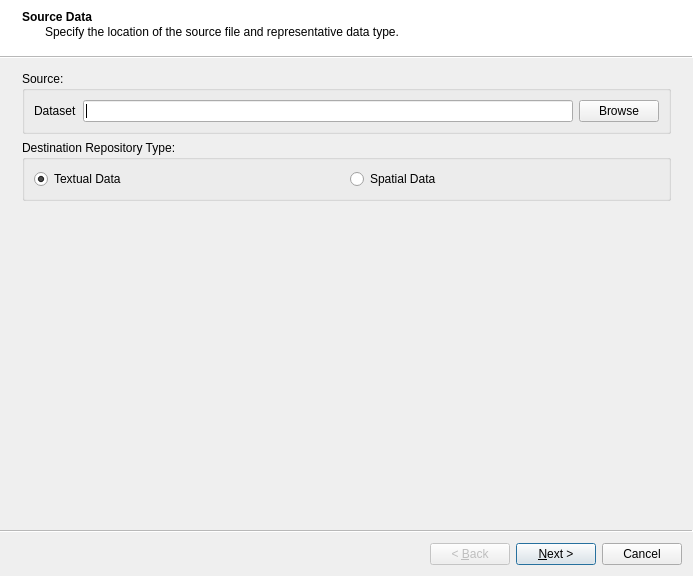
<?xml version="1.0" encoding="UTF-8"?>
<ui version="4.0">
    <class>frmImport</class>
    <widget class="QWizard" name="frmImport">
        <property name="geometry">
            <rect>
                <x>0</x>
                <y>0</y>
                <width>693</width>
                <height>576</height>
            </rect>
        </property>
        <property name="windowTitle">
            <string>Import to STDM</string>
        </property>
        <property name="wizardStyle">
            <enum>QWizard::ModernStyle</enum>
        </property>
        <property name="options">
            <set>QWizard::HelpButtonOnRight</set>
        </property>
        <widget class="QWizardPage" name="pgSource">
            <property name="title">
                <string>Source Data</string>
            </property>
            <property name="subTitle">
                <string>Specify the location of the source file and representative data type.</string>
            </property>
            <layout class="QVBoxLayout" name="verticalLayout">
                <item>
                    <widget class="QGroupBox" name="groupBox">
                        <property name="title">
                            <string>Source:</string>
                        </property>
                        <layout class="QHBoxLayout" name="horizontalLayout_2">
                            <item>
                                <widget class="QLabel" name="label">
                                    <property name="text">
                                        <string>Dataset</string>
                                    </property>
                                </widget>
                            </item>
                            <item>
                                <widget class="QLineEdit" name="txtDataSource">
                                    <property name="maxLength">
                                        <number>200</number>
                                    </property>
                                </widget>
                            </item>
                            <item>
                                <widget class="QPushButton" name="btnBrowseSource">
                                    <property name="text">
                                        <string>Browse</string>
                                    </property>
                                </widget>
                            </item>
                        </layout>
                    </widget>
                </item>
                <item>
                    <widget class="QGroupBox" name="groupBox_2">
                        <property name="title">
                            <string>Destination Repository Type:</string>
                        </property>
                        <layout class="QHBoxLayout" name="horizontalLayout">
                            <item>
                                <widget class="QRadioButton" name="rbTextType">
                                    <property name="text">
                                        <string>Textual Data</string>
                                    </property>
                                    <property name="checked">
                                        <bool>true</bool>
                                    </property>
                                </widget>
                            </item>
                            <item>
                                <widget class="QRadioButton" name="rbSpType">
                                    <property name="text">
                                        <string>Spatial Data</string>
                                    </property>
                                </widget>
                            </item>
                        </layout>
                    </widget>
                </item>
            </layout>
        </widget>
        <widget class="QWizardPage" name="destTable">
            <property name="title">
                <string>Copy Table</string>
            </property>
            <property name="subTitle">
                <string>Destination table and import options.</string>
            </property>
            <layout class="QGridLayout" name="gridLayout_2">
                <item row="0" column="0">
                    <widget class="QGroupBox" name="groupBox_3">
                        <property name="title">
                            <string>Select Destination Table:</string>
                        </property>
                        <layout class="QGridLayout" name="gridLayout">
                            <item row="0" column="0">
                                <widget class="QListWidget" name="lstDestTables"/>
                            </item>
                        </layout>
                    </widget>
                </item>
                <item row="0" column="1">
                    <widget class="QGroupBox" name="groupBox_4">
                        <property name="title">
                            <string>Options:</string>
                        </property>
                        <layout class="QGridLayout" name="gridLayout_5">
                            <item row="4" column="1">
                                <widget class="QComboBox" name="geomClm">
                                    <property name="enabled">
                                        <bool>false</bool>
                                    </property>
                                    <property name="minimumSize">
                                        <size>
                                            <width>100</width>
                                            <height>0</height>
                                        </size>
                                    </property>
                                    <property name="maximumSize">
                                        <size>
                                            <width>100</width>
                                            <height>16777215</height>
                                        </size>
                                    </property>
                                </widget>
                            </item>
                            <item row="4" column="0">
                                <widget class="QLabel" name="label_2">
                                    <property name="maximumSize">
                                        <size>
                                            <width>16777215</width>
                                            <height>20</height>
                                        </size>
                                    </property>
                                    <property name="text">
                                        <string>Geometry Column:</string>
                                    </property>
                                </widget>
                            </item>
                            <item row="1" column="0">
                                <widget class="QRadioButton" name="rbAppend">
                                    <property name="text">
                                        <string>A&amp;ppend Data</string>
                                    </property>
                                    <property name="checked">
                                        <bool>true</bool>
                                    </property>
                                </widget>
                            </item>
                            <item row="2" column="0" colspan="2">
                                <widget class="QRadioButton" name="rbOverwrite">
                                    <property name="text">
                                        <string>&amp;Overwrite Existing</string>
                                    </property>
                                </widget>
                            </item>
                        </layout>
                    </widget>
                </item>
            </layout>
        </widget>
        <widget class="QWizardPage" name="assignColumns">
            <property name="title">
                <string>Assign Columns</string>
            </property>
            <property name="subTitle">
                <string>Match source and destination table columns.</string>
            </property>
            <layout class="QGridLayout" name="gridLayout_3">
                <item row="0" column="0">
                    <widget class="QGroupBox" name="groupBox_5">
                        <property name="title">
                            <string>Source Table:</string>
                        </property>
                        <layout class="QHBoxLayout" name="horizontalLayout_4">
                            <item>
                                <layout class="QVBoxLayout" name="verticalLayout_2">
                                    <item>
                                        <widget class="QPushButton" name="btnSrcUp">
                                            <property name="minimumSize">
                                                <size>
                                                    <width>0</width>
                                                    <height>0</height>
                                                </size>
                                            </property>
                                            <property name="maximumSize">
                                                <size>
                                                    <width>33</width>
                                                    <height>16777215</height>
                                                </size>
                                            </property>
                                            <property name="text">
                                                <string/>
                                            </property>
                                        </widget>
                                    </item>
                                    <item>
                                        <widget class="QPushButton" name="btnSrcDown">
                                            <property name="maximumSize">
                                                <size>
                                                    <width>33</width>
                                                    <height>16777215</height>
                                                </size>
                                            </property>
                                            <property name="text">
                                                <string/>
                                            </property>
                                        </widget>
                                    </item>
                                    <item>
                                        <spacer name="verticalSpacer">
                                            <property name="orientation">
                                                <enum>Qt::Vertical</enum>
                                            </property>
                                            <property name="sizeHint" stdset="0">
                                                <size>
                                                    <width>20</width>
                                                    <height>40</height>
                                                </size>
                                            </property>
                                        </spacer>
                                    </item>
                                </layout>
                            </item>
                            <item>
                                <layout class="QVBoxLayout" name="verticalLayout_3">
                                    <item>
                                        <widget class="QListWidget" name="lstSrcFields">
                                            <property name="minimumSize">
                                                <size>
                                                    <width>0</width>
                                                    <height>250</height>
                                                </size>
                                            </property>
                                            <property name="showDropIndicator" stdset="0">
                                                <bool>true</bool>
                                            </property>
                                            <property name="dragEnabled">
                                                <bool>true</bool>
                                            </property>
                                            <property name="dragDropOverwriteMode">
                                                <bool>true</bool>
                                            </property>
                                            <property name="dragDropMode">
                                                <enum>QAbstractItemView::DragDrop</enum>
                                            </property>
                                            <property name="defaultDropAction">
                                                <enum>Qt::MoveAction</enum>
                                            </property>
                                            <property name="alternatingRowColors">
                                                <bool>true</bool>
                                            </property>
                                            <property name="selectionMode">
                                                <enum>QAbstractItemView::SingleSelection</enum>
                                            </property>
                                            <property name="selectionBehavior">
                                                <enum>QAbstractItemView::SelectRows</enum>
                                            </property>
                                        </widget>
                                    </item>
                                    <item>
                                        <layout class="QHBoxLayout" name="horizontalLayout_3">
                                            <item>
                                                <widget class="QPushButton" name="btnSrcAll">
                                                    <property name="sizePolicy">
                                                        <sizepolicy hsizetype="Minimum" vsizetype="Fixed">
                                                            <horstretch>0</horstretch>
                                                            <verstretch>0</verstretch>
                                                        </sizepolicy>
                                                    </property>
                                                    <property name="maximumSize">
                                                        <size>
                                                            <width>16777215</width>
                                                            <height>16777215</height>
                                                        </size>
                                                    </property>
                                                    <property name="text">
                                                        <string>Select All</string>
                                                    </property>
                                                </widget>
                                            </item>
                                            <item>
                                                <widget class="QPushButton" name="btnSrcNone">
                                                    <property name="sizePolicy">
                                                        <sizepolicy hsizetype="Minimum" vsizetype="Fixed">
                                                            <horstretch>0</horstretch>
                                                            <verstretch>0</verstretch>
                                                        </sizepolicy>
                                                    </property>
                                                    <property name="maximumSize">
                                                        <size>
                                                            <width>16777215</width>
                                                            <height>16777215</height>
                                                        </size>
                                                    </property>
                                                    <property name="text">
                                                        <string>Unselect All</string>
                                                    </property>
                                                </widget>
                                            </item>
                                        </layout>
                                    </item>
                                </layout>
                            </item>
                        </layout>
                    </widget>
                </item>
                <item row="0" column="1">
                    <widget class="QGroupBox" name="groupBox_6">
                        <property name="title">
                            <string>Destination Table:</string>
                        </property>
                        <layout class="QHBoxLayout" name="horizontalLayout_6">
                            <item>
                                <layout class="QVBoxLayout" name="verticalLayout_5">
                                    <item>
                                        <widget class="QListWidget" name="lstTargetFields">
                                            <property name="minimumSize">
                                                <size>
                                                    <width>0</width>
                                                    <height>250</height>
                                                </size>
                                            </property>
                                            <property name="showDropIndicator" stdset="0">
                                                <bool>true</bool>
                                            </property>
                                            <property name="dragEnabled">
                                                <bool>true</bool>
                                            </property>
                                            <property name="dragDropOverwriteMode">
                                                <bool>true</bool>
                                            </property>
                                            <property name="dragDropMode">
                                                <enum>QAbstractItemView::DragDrop</enum>
                                            </property>
                                            <property name="defaultDropAction">
                                                <enum>Qt::MoveAction</enum>
                                            </property>
                                            <property name="alternatingRowColors">
                                                <bool>true</bool>
                                            </property>
                                            <property name="selectionMode">
                                                <enum>QAbstractItemView::SingleSelection</enum>
                                            </property>
                                            <property name="selectionBehavior">
                                                <enum>QAbstractItemView::SelectRows</enum>
                                            </property>
                                            <property name="sortingEnabled">
                                                <bool>false</bool>
                                            </property>
                                        </widget>
                                    </item>
                                    <item>
                                        <widget class="QCheckBox" name="chk_virtual">
                                            <property name="text">
                                                <string>Show virtual columns</string>
                                            </property>
                                        </widget>
                                    </item>
                                    <item>
                                        <layout class="QHBoxLayout" name="horizontalLayout_5">
                                            <item>
                                                <widget class="QLabel" name="label_3">
                                                    <property name="text">
                                                        <string>Value translators:</string>
                                                    </property>
                                                </widget>
                                            </item>
                                            <item>
                                                <widget class="QToolButton" name="btn_add_translator">
                                                    <property name="minimumSize">
                                                        <size>
                                                            <width>0</width>
                                                            <height>0</height>
                                                        </size>
                                                    </property>
                                                    <property name="toolTip">
                                                        <string>Add value translator</string>
                                                    </property>
                                                    <property name="whatsThis">
                                                        <string>&lt;html&gt;&lt;head/&gt;&lt;body&gt;&lt;p&gt;Use value
                                                            translators to transform the value from the corresponding
                                                            source table column in order to adopt it to a format that
                                                            adaptible to the destination column.&lt;/p&gt;&lt;/body&gt;&lt;/html&gt;
                                                        </string>
                                                    </property>
                                                    <property name="text">
                                                        <string/>
                                                    </property>
                                                    <property name="popupMode">
                                                        <enum>QToolButton::InstantPopup</enum>
                                                    </property>
                                                </widget>
                                            </item>
                                            <item>
                                                <widget class="QToolButton" name="btn_edit_translator">
                                                    <property name="minimumSize">
                                                        <size>
                                                            <width>0</width>
                                                            <height>0</height>
                                                        </size>
                                                    </property>
                                                    <property name="toolTip">
                                                        <string>Edit value translator</string>
                                                    </property>
                                                    <property name="text">
                                                        <string/>
                                                    </property>
                                                    <property name="popupMode">
                                                        <enum>QToolButton::InstantPopup</enum>
                                                    </property>
                                                </widget>
                                            </item>
                                            <item>
                                                <widget class="QToolButton" name="btn_delete_translator">
                                                    <property name="minimumSize">
                                                        <size>
                                                            <width>0</width>
                                                            <height>0</height>
                                                        </size>
                                                    </property>
                                                    <property name="toolTip">
                                                        <string>Delete value translator</string>
                                                    </property>
                                                    <property name="text">
                                                        <string/>
                                                    </property>
                                                    <property name="popupMode">
                                                        <enum>QToolButton::InstantPopup</enum>
                                                    </property>
                                                </widget>
                                            </item>
                                        </layout>
                                    </item>
                                </layout>
                            </item>
                            <item>
                                <layout class="QVBoxLayout" name="verticalLayout_4">
                                    <item>
                                        <widget class="QPushButton" name="btnDestUp">
                                            <property name="maximumSize">
                                                <size>
                                                    <width>50</width>
                                                    <height>16777215</height>
                                                </size>
                                            </property>
                                            <property name="text">
                                                <string/>
                                            </property>
                                        </widget>
                                    </item>
                                    <item>
                                        <widget class="QPushButton" name="btnDestDown">
                                            <property name="maximumSize">
                                                <size>
                                                    <width>50</width>
                                                    <height>16777215</height>
                                                </size>
                                            </property>
                                            <property name="text">
                                                <string/>
                                            </property>
                                        </widget>
                                    </item>
                                    <item>
                                        <spacer name="verticalSpacer_2">
                                            <property name="orientation">
                                                <enum>Qt::Vertical</enum>
                                            </property>
                                            <property name="sizeHint" stdset="0">
                                                <size>
                                                    <width>20</width>
                                                    <height>40</height>
                                                </size>
                                            </property>
                                        </spacer>
                                    </item>
                                </layout>
                            </item>
                        </layout>
                    </widget>
                </item>
            </layout>
        </widget>
    </widget>
    <connections/>
</ui>
